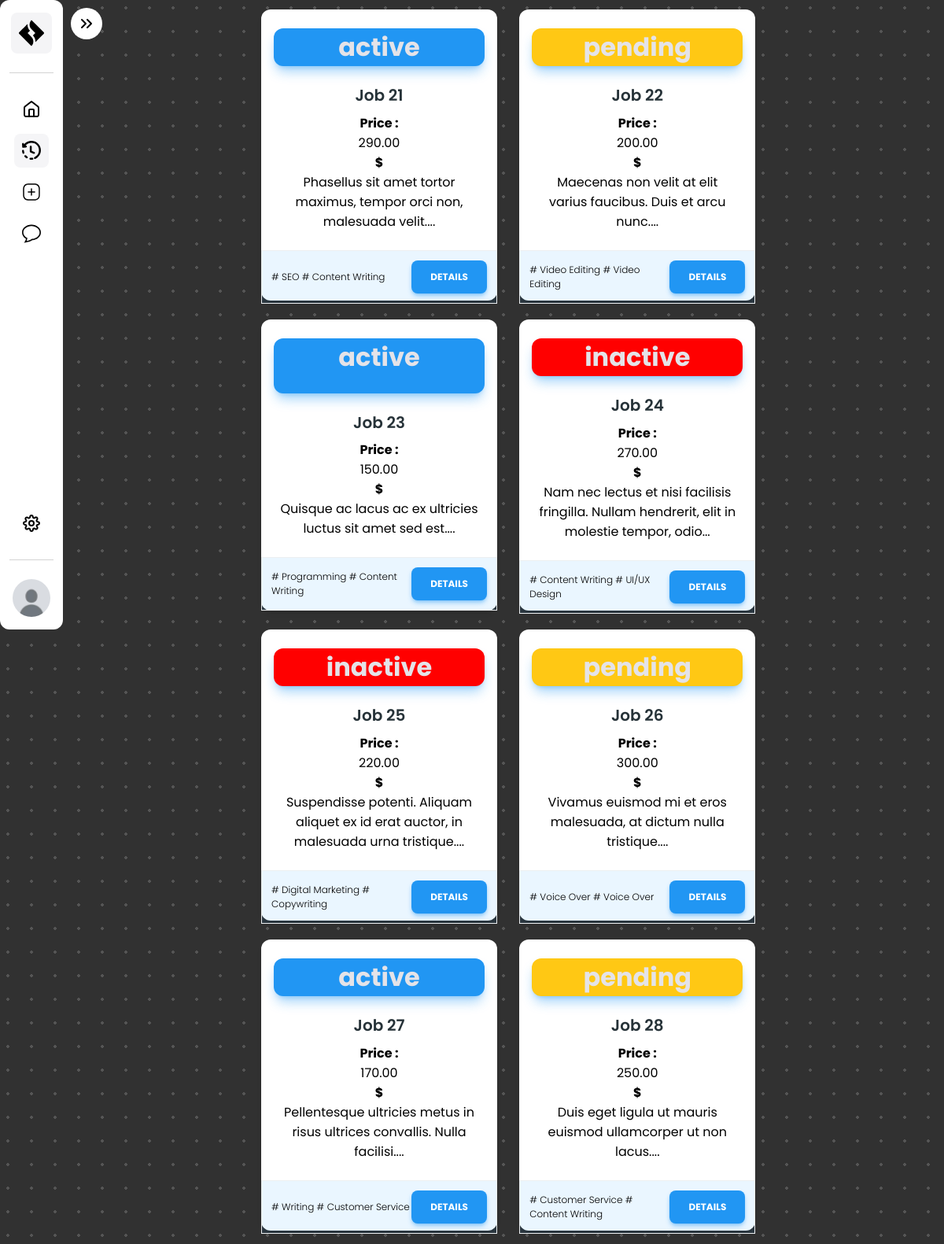
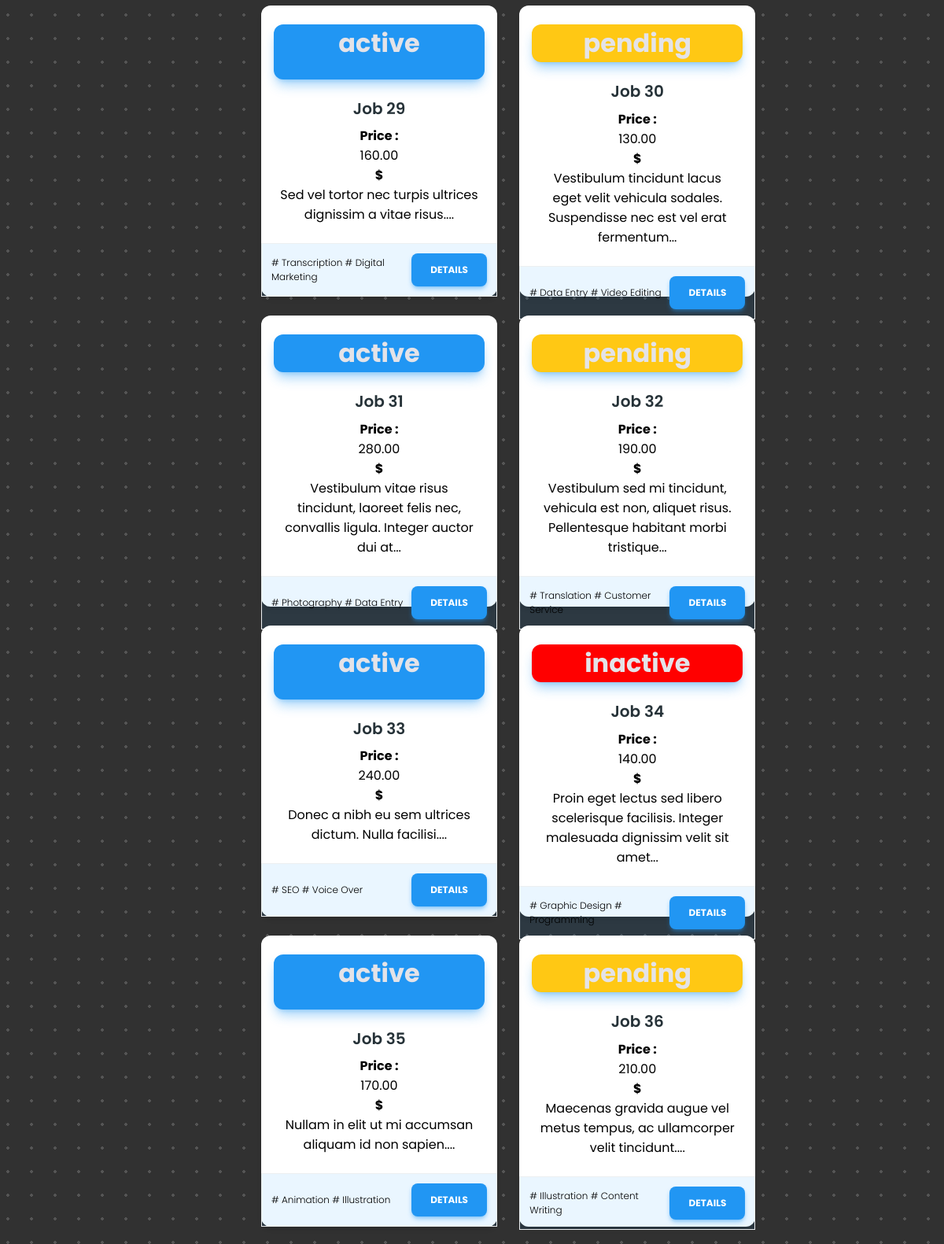
Screenshot of /history.php (signed in, upper part) with the database file from the repository (2 pictures, top to bottom).
### tables this page shows
CREATE TABLE `jobs` (
  `id` int(11) NOT NULL,
  `name` varchar(100) DEFAULT NULL,
  `description` text DEFAULT NULL,
  `price` decimal(10,2) DEFAULT NULL,
  `req1` int(11) DEFAULT NULL,
  `req2` int(11) DEFAULT NULL,
  `state` varchar(10) DEFAULT NULL,
  `master` int(11) NOT NULL,
  `employee` int(11) NOT NULL
);

CREATE TABLE `experience` (
  `id` bigint(20) UNSIGNED NOT NULL,
  `name` varchar(100) DEFAULT NULL,
  `years` int(11) DEFAULT NULL
);

### class/ConnexionBD.php (called while the page is built, shortened)
<?php
class ConnexionBD
{
  private static $_dbname = "tanit";
  private static $_user = "root";
  private static $_pwd = "";
  private static $_host = "localhost";
  private static $_bdd = null;
  private function __construct()
  {
    try {
      self::$_bdd = new PDO("mysql:host=" . self::$_host . ";dbname=" . self::$_dbname . ";charset=utf8", self::$_user, self::$_pwd,    array(PDO::MYSQL_ATTR_INIT_COMMAND => 'SET NAMES UTF8'));
    } catch (PDOException $e) {
      echo('Erreur : ' . $e->getMessage());
      die();
    }
  }
  public static function getInstance()
  {
    return (self::$_bdd);
  }
}

### class/jobRep.php (called while the page is built, shortened)
<?php
class jobRep
{
    private $db = null;
    private $table = 'jobs';
    public function __construct()
    {
        $this->db = connexionBd::getInstance();
    }
    public function formatdesc($desc)
    {
        $a = strpos(substr($desc, 90, max(0, strlen($desc) - 90)), ' ');
        return ($a < 20 ? substr($desc, 0, 90 + $a) : substr($desc, 0, 100)) . '...';
    }
    public function getjobbymaster($id)
    {
        $query = "select * from {$this->table} where master = {$id};";
        $res = $this->db->query($query);
        $job = $res->fetchAll(PDO::FETCH_OBJ);
        return $job;
    }
}

### class/expRep.php (called while the page is built, shortened)
<?php
class expRep
{
    private $db = null;
    private $table = 'experience';
    public function __construct()
    {
        $this->db = connexionBd::getInstance();
    }
    public function getexpname($id)
    {
        $query = "select name from {$this->table} where id = {$id};";
        $res = $this->db->query($query);
        $name = $res->fetch(PDO::FETCH_OBJ);
        return $name->name;
    }
}

### history.php (the view, shortened to what this page needs)
<?php
$jobs = new jobRep();
$exps = new expRep();
$joblist = $jobs->getjobbymaster($_SESSION['id']);
?>
<!DOCTYPE html>
<html lang="en">
<head>
    <link rel="stylesheet" href="https://cdnjs.cloudflare.com/ajax/libs/font-awesome/6.5.1/css/all.min.css" />
    <link rel="stylesheet" href="cssobjs/history.css" />
    <link rel='stylesheet' href='cssobjs/sidebar.css' />
</head>
<body>
    <nav class='sidebar'>
        <div class="sidebar-header">
            <a class="logo-wrapper">
                <img src="./assets/logo.svg" alt="Logo">
            </a>
            <button class="toggle-btn">
                <img src="./assets/expand.svg" alt="expand button">
            </button>
        </div>
        <div class="sidebar-links">
            <a class="link " href='home.php'>
                <img src="./assets/home.svg" alt="">
            </a>
            <a class="link active " title='History' href='history.php'>
                <img src="./assets/history.svg" alt="history">
            </a>
            <a class="link" title='new post' href='new.php'>
                <img src="./assets/new.svg" alt="new post">
            </a>
            <a class="link" title='Messages' href='messages.php'>
                <img src="./assets/message.svg" alt="messages">
            </a>
        </div>
        <div class="sidebar-bottom">
            <div class="sidebar-links">
                <a class="link" title='Settings' href='settings.php'>
                    <img src="./assets/settings.svg" alt="">
                </a>
            </div>
            <div class="user-profile">
                <div class="user-avatar" title='logout' id="settings">
                    <img src="./assets/default.jpg" alt="">
                </div>
            </div>
        </div>
    </nav>
    <div class='main'>
        <ul>
            <?php
            foreach ($joblist as $job):
                ?>
            <li>
                <div class="card">
                    <div class="headercard <?= $job->state ?>card">
                        <h1>
                            <?= $job->state ?>
                        </h1>
                    </div>
                    <div class="infocard">
                        <p class="titlecard">
                            <?= $job->name ?>
                        </p>
                        <p>
                        <h4>Price : </h4>
                        <?= $job->price ?>
                        <h4> $</h4>
                        </p>
                        <p>
                            <?= $jobs->formatdesc($job->description) ?>
                        </p>
                    </div>
                    <div class="footercard">
                        <p class="tagcard">#
                            <?= $exps->getexpname($job->req1) ?> #
                            <?= $exps->getexpname($job->req2) ?>
                        </p>
                        <a href='jobdetails.php?id=<?= $job->id ?>'><button type="button" class="actioncard">Details
                            </button></a>
                    </div>
                </div>
            </li>
            <?php endforeach; ?>
        </ul>
    </div>
</body>
</html>

### cssobjs/history.css (style rules this page uses)
*, *::before, *::after { margin: 0; padding: 0; box-sizing: border-box; }
.card { display: inline-flex; flex-direction: column; justify-content: space-between; border-radius: 0.75rem; background-color: white; width: 300px; height: 370px; box-shadow: 0 4px 6px -1px rgba(0, 0, 0, .1), 0 2px 4px -2px rgba(0, 0, 0, .1); }
.headercard { position: relative; background-clip: border-box; margin-top: 1.5rem; margin-left: 1rem; margin-right: 1rem; border-radius: 0.75rem; box-shadow: 0 10px 15px -3px rgba(33, 150, 243, .4), 0 4px 6px -4px rgba(33, 150, 243, .4); height: 14rem; text-align: center; }
.activecard { background-color: rgb(33 150 243); }
.pendingcard { background-color: rgb(255, 200, 20); }
.inactivecard { background-color: red; }
.main h1 { color: #e4e3e8; align-self: center; }
.infocard { border: none; padding: 1.5rem; text-align: center; }
.titlecard { color: rgb(38 50 56); letter-spacing: 0; line-height: 1.375; font-weight: 600; font-size: 1.25rem; margin-bottom: 0.5rem; }
.footercard { padding: 0.75rem; border: 1px solid rgb(236 239 241); display: flex; align-items: center; justify-content: space-between; background-color: rgba(0, 140, 255, 0.082); }
.tagcard { font-weight: 300; font-size: .75rem; display: block; }
.actioncard { -webkit-user-select: none; -moz-user-select: none; user-select: none; border: none; outline: none; box-shadow: 0 4px 6px -1px rgba(33, 150, 243, .4), 0 2px 4px -2px rgba(33, 150, 243, .4); color: rgb(255 255 255); text-transform: uppercase; font-weight: 700; font-size: .75rem; padding: 0.75rem 1.5rem; background-color: rgb(33 150 243); border-radius: 0.5rem; }
.main li { display: inline-flex; margin: 0.75rem 0.75rem 0.75rem 0.75rem; }

### cssobjs/sidebar.css (style rules this page uses)
*, *::before, *::after { margin: 0; padding: 0; box-sizing: border-box; }
body { height: 100vh; font-family: Poppins, sans-serif; position: relative; background-color: #313131; background-image: radial-gradient(rgba(255, 255, 255, 0.171) 2px, transparent 0); background-size: 30px 30px; background-position: -5px -5px; }
.main { margin-left: 20rem; }
button, a, li { all: unset; font: inherit; cursor: pointer; }
.sidebar { position: fixed; width: 5rem; height: 100vh; background-color: #ffffff; padding: 1rem 0.75rem; border-radius: 0.75rem; display: flex; flex-direction: column; transition: width 500ms ease; }
.sidebar-header, .sidebar-links { display: flex; justify-content: center; align-items: center; overflow: hidden; }
.sidebar-header { margin-bottom: 1.5rem; }
.logo-wrapper { display: flex; justify-content: start; align-items: center; gap: 1.25rem; }
.logo-wrapper>img { width: 3.25rem; height: 3.25rem; background-color: #f4f4f6; padding: 0.4rem; border-radius: 0.5rem; }
.sidebar-links { flex-direction: column; margin-bottom: auto; gap: 0.6rem; padding-top: 1.5rem; }
.sidebar>.sidebar-links { border-top: 1px solid rgb(211, 211, 211); }
.link { display: flex; padding: 0.6rem; border-radius: 0.5rem; gap: 1.5rem; }
.link.active { background-color: #f5f5f7; }
.link>img { width: 24px; height: 24px; }
.sidebar-bottom .sidebar-links { padding-bottom: 1.5rem; }
.toggle-btn { position: absolute; top: 10px; right: -50px; padding: 0.5rem; background-color: #fff; border-radius: 50%; display: flex; justify-content: center; align-items: center; transition: transform 0.25s ease; }
.user-profile { display: flex; justify-content: center; align-items: center; gap: 1.5rem; padding-top: 1.5rem; border-top: 1px solid rgb(211, 211, 211); }
.user-avatar { width: 48px; height: 48px; cursor: pointer; transition: scale 0.2s ease; }
.user-avatar img { width: 100%; height: 100%; border-radius: 50%; object-fit: cover; }

### rows the page displays
jobs: state "active", name "Job 21", price "290.00", description "Phasellus sit amet tortor maximus, tempor orci non, malesuada velit....", req1.name "SEO", req2.name "Content Writing"
jobs: state "pending", name "Job 22", price "200.00", description "Maecenas non velit at elit varius faucibus. Duis et arcu nunc....", req1.name "Video Editing", req2.name "Video Editing"
jobs: state "active", name "Job 23", price "150.00", description "Quisque ac lacus ac ex ultricies luctus sit amet sed est....", req1.name "Programming", req2.name "Content Writing"
jobs: state "inactive", name "Job 24", price "270.00", description "Nam nec lectus et nisi facilisis fringilla. Nullam hendrerit, elit in molestie tempor, odio...", req1.name "Content Writing", req2.name "UI/UX Design"
jobs: state "inactive", name "Job 25", price "220.00", description "Suspendisse potenti. Aliquam aliquet ex id erat auctor, in malesuada urna tristique....", req1.name "Digital Marketing", req2.name "Copywriting"
jobs: state "pending", name "Job 26", price "300.00", description "Vivamus euismod mi et eros malesuada, at dictum nulla tristique....", req1.name "Voice Over", req2.name "Voice Over"
jobs: state "active", name "Job 27", price "170.00", description "Pellentesque ultricies metus in risus ultrices convallis. Nulla facilisi....", req1.name "Writing", req2.name "Customer Service"
jobs: state "pending", name "Job 28", price "250.00", description "Duis eget ligula ut mauris euismod ullamcorper ut non lacus....", req1.name "Customer Service", req2.name "Content Writing"
jobs: state "active", name "Job 29", price "160.00", description "Sed vel tortor nec turpis ultrices dignissim a vitae risus....", req1.name "Transcription", req2.name "Digital Marketing"
jobs: state "pending", name "Job 30", price "130.00", description "Vestibulum tincidunt lacus eget velit vehicula sodales. Suspendisse nec est vel erat fermentum...", req1.name "Data Entry", req2.name "Video Editing"
jobs: state "active", name "Job 31", price "280.00", description "Vestibulum vitae risus tincidunt, laoreet felis nec, convallis ligula. Integer auctor dui at...", req1.name "Photography", req2.name "Data Entry"
jobs: state "pending", name "Job 32", price "190.00", description "Vestibulum sed mi tincidunt, vehicula est non, aliquet risus. Pellentesque habitant morbi tristique...", req1.name "Translation", req2.name "Customer Service"
jobs: state "active", name "Job 33", price "240.00", description "Donec a nibh eu sem ultrices dictum. Nulla facilisi....", req1.name "SEO", req2.name "Voice Over"
jobs: state "inactive", name "Job 34", price "140.00", description "Proin eget lectus sed libero scelerisque facilisis. Integer malesuada dignissim velit sit amet...", req1.name "Graphic Design", req2.name "Programming"
jobs: state "active", name "Job 35", price "170.00", description "Nullam in elit ut mi accumsan aliquam id non sapien....", req1.name "Animation", req2.name "Illustration"
jobs: state "pending", name "Job 36", price "210.00", description "Maecenas gravida augue vel metus tempus, ac ullamcorper velit tincidunt....", req1.name "Illustration", req2.name "Content Writing"
